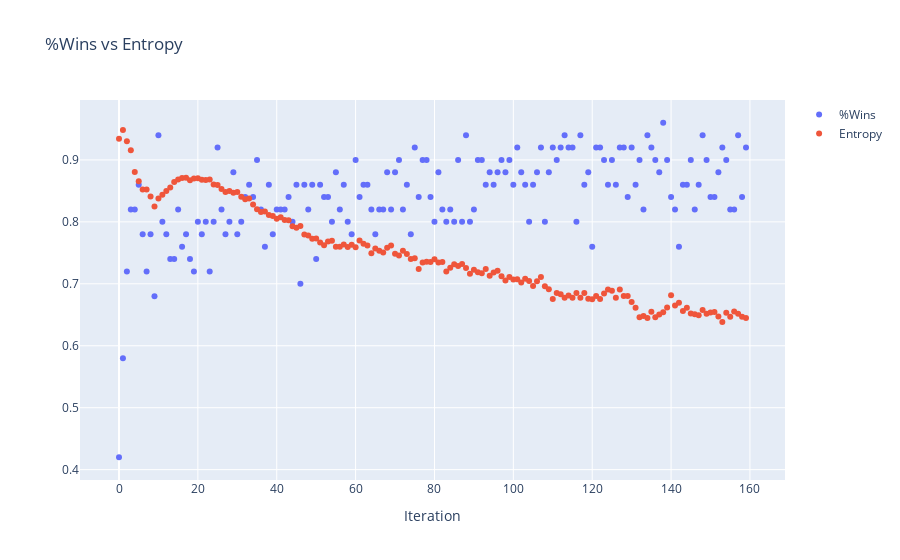

The notebook cell this image was saved under:
### Markdown cell above
# SumBoard reward, 1 epoch, entropy loss 1e-2

### Code cell
model5 =pd.read_csv('models/not_random_sumboardTrue_0001lr_2epoch_1e2entropy_64bs.csv')
plot_wins_entropy(model5)

### Figure 1 — Plotly figure (JSON) as saved in the notebook; plotly's stock layout.template omitted (floating-point values rounded to 4 significant figures; data arrays with more than 128 entries replaced by an {"elided": "..."} marker saying what was removed)
{"data": [{"mode": "markers", "name": "%Wins", "type": "scatter", "x": {"elided": "160 int values"}, "y": {"elided": "160 float values"}}, {"mode": "markers", "name": "Entropy", "type": "scatter", "x": {"elided": "160 int values"}, "y": {"elided": "160 float values"}}], "layout": {"coloraxis": {"colorbar": {"dtick": 5, "len": 200, "lenmode": "pixels", "thickness": 50, "thicknessmode": "pixels", "ticks": "outside", "ticksuffix": "%", "title": {"text": "%CR"}, "y": 1, "yanchor": "top"}}, "title": {"text": "%Wins vs Entropy"}, "xaxis": {"title": {"text": "Iteration"}}, "yaxis": {"title": {"text": ""}}}}
